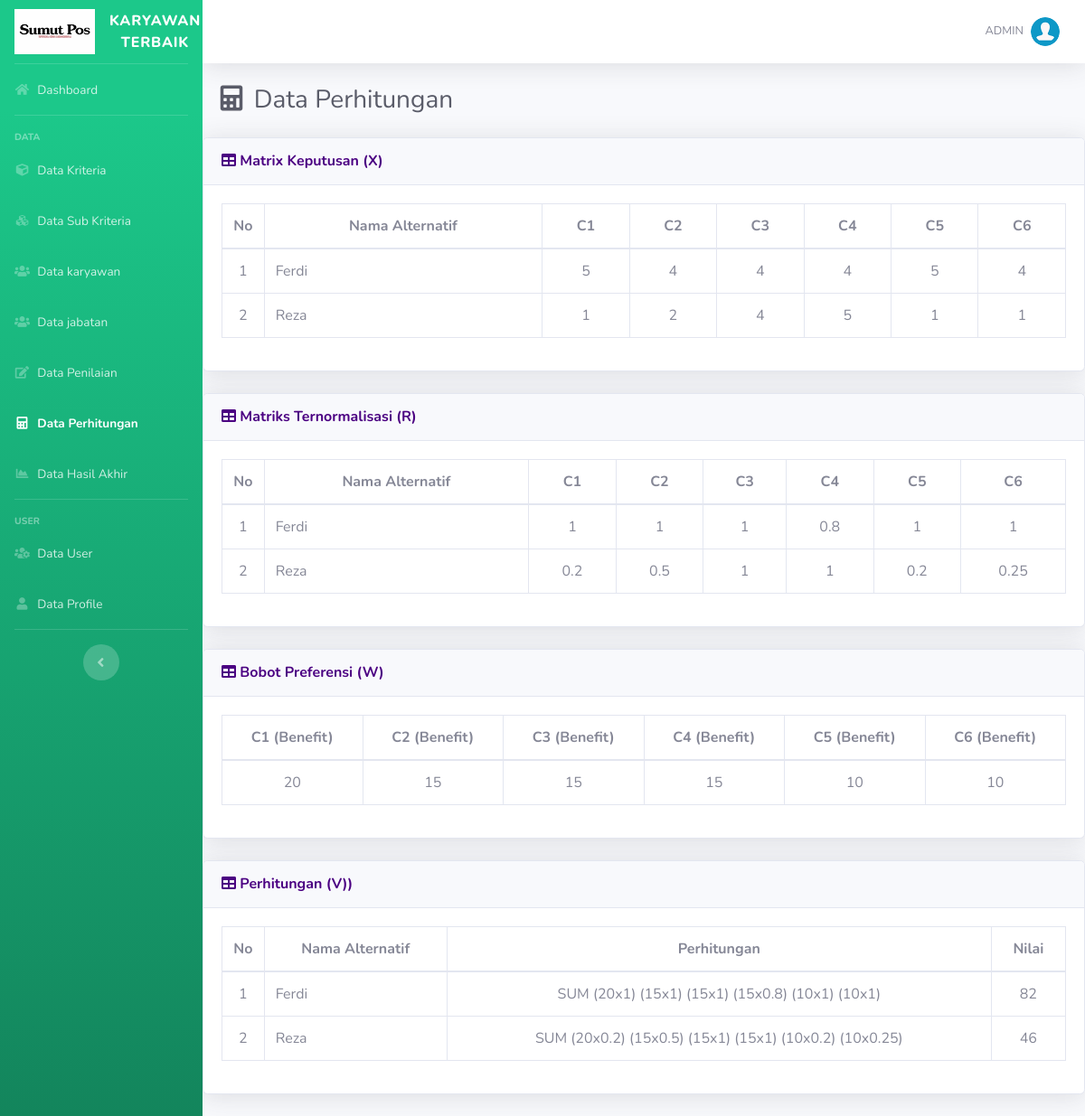
The page /perhitungan.php (signed in) on the database its author committed.
### tables this page shows
CREATE TABLE `kriteria` (
  `id_kriteria` int(11) NOT NULL,
  `kode_kriteria` varchar(10) NOT NULL,
  `nama` varchar(50) NOT NULL,
  `type` enum('Benefit','Cost') NOT NULL,
  `bobot` float NOT NULL,
  `ada_pilihan` tinyint(1) DEFAULT NULL
);

CREATE TABLE `alternatif` (
  `id_alternatif` int(11) NOT NULL,
  `nama` varchar(100) NOT NULL,
  `jabatan` varchar(150) NOT NULL
);

### includes/functions.php (called while the page is built, shortened)
<?php
function get_role() {
	if(isset($_SESSION['user_id']) && isset($_SESSION['role'])) {
		if($_SESSION['role'] == '1') {
			return 'admin';
		} else {
			return 'user';
		}
	} else {
		return false;
	}
}
?>

### perhitungan.php (the view, shortened to what this page needs)
<?php
require_once('includes/init.php');
$user_role = get_role();
if($user_role == 'admin') {
require_once('template/header.php');
mysqli_query($koneksi,"TRUNCATE TABLE hasil;");
$kriteria = array();
$q1 = mysqli_query($koneksi,"SELECT * FROM kriteria ORDER BY kode_kriteria ASC");
while($krit = mysqli_fetch_array($q1)){
	$kriteria[$krit['id_kriteria']]['id_kriteria'] = $krit['id_kriteria'];
	$kriteria[$krit['id_kriteria']]['kode_kriteria'] = $krit['kode_kriteria'];
	$kriteria[$krit['id_kriteria']]['nama'] = $krit['nama'];
	$kriteria[$krit['id_kriteria']]['type'] = $krit['type'];
	$kriteria[$krit['id_kriteria']]['bobot'] = $krit['bobot'];
	$kriteria[$krit['id_kriteria']]['ada_pilihan'] = $krit['ada_pilihan'];
}
$alternatif = array();
$q2 = mysqli_query($koneksi,"SELECT * FROM alternatif");
while($alt = mysqli_fetch_array($q2)){
	$alternatif[$alt['id_alternatif']]['id_alternatif'] = $alt['id_alternatif'];
	$alternatif[$alt['id_alternatif']]['nama'] = $alt['nama'];
}
?>
<div class="d-sm-flex align-items-center justify-content-between mb-4">
    <h1 class="h3 mb-0 text-gray-800">&nbsp;&nbsp;<i class="fas fa-fw fa-calculator"></i> Data Perhitungan</h1>
</div>
<div class="card shadow mb-4">
    <div class="card-header py-3">
        <h6 class="m-0 font-weight-bold" style="color: #4B0082;"><i class="fa fa-table"></i> Matrix Keputusan (X)</h6>
    </div>
    <div class="card-body">
		<div class="table-responsive">
			<table class="table table-bordered" width="100%" cellspacing="0">
				<thead class="bg-purple">
					<tr align="center">
						<th width="5%" rowspan="2">No</th>
						<th>Nama Alternatif</th>
						<?php foreach ($kriteria as $key): ?>
							<th><?= $key['kode_kriteria'] ?></th>
						<?php endforeach ?>
					</tr>
				</thead>
				<tbody>
					<?php
						$no=1;
						foreach ($alternatif as $keys): ?>
					<tr align="center">
						<td><?= $no; ?></td>
						<td align="left"><?= $keys['nama'] ?></td>
						<?php foreach ($kriteria as $key): ?>
						<td>
						<?php
							if($key['ada_pilihan']==1){
								$q4 = mysqli_query($koneksi,"SELECT sub_kriteria.nilai FROM penilaian JOIN sub_kriteria WHERE penilaian.nilai=sub_kriteria.id_sub_kriteria AND penilaian.id_alternatif='$keys[id_alternatif]' AND penilaian.id_kriteria='$key[id_kriteria]'");
								$data = mysqli_fetch_array($q4);
								echo $data['nilai'];
							}else{
								$q4 = mysqli_query($koneksi,"SELECT nilai FROM penilaian WHERE id_alternatif='$keys[id_alternatif]' AND id_kriteria='$key[id_kriteria]'");
								$data = mysqli_fetch_array($q4);
								echo $data['nilai'];
							}
						?>
						</td>
						<?php endforeach ?>
					</tr>
					<?php
						$no++;
						endforeach
					?>
				</tbody>
			</table>
		</div>
	</div>
</div>
<div class="card shadow mb-4">
    <div class="card-header py-3">
        <h6 class="m-0 font-weight-bold" style="color: #4B0082;"><i class="fa fa-table"></i> Matriks Ternormalisasi (R)</h6>
    </div>
    <div class="card-body">
		<div class="table-responsive">
			<table class="table table-bordered" width="100%" cellspacing="0">
				<thead class="bg-purple">
					<tr align="center">
						<th width="5%" rowspan="2">No</th>
						<th>Nama Alternatif</th>
						<?php foreach ($kriteria as $key): ?>
							<th><?= $key['kode_kriteria'] ?></th>
						<?php endforeach ?>
					</tr>
				</thead>
				<tbody>
					<?php
						$no=1;
						foreach ($alternatif as $keys): ?>
					<tr align="center">
						<td><?= $no; ?></td>
						<td align="left"><?= $keys['nama'] ?></td>
						<?php foreach ($kriteria as $key): ?>
						<td>
						<?php
							if($key['ada_pilihan']==1){
								$q4 = mysqli_query($koneksi,"SELECT sub_kriteria.nilai FROM penilaian JOIN sub_kriteria WHERE penilaian.nilai=sub_kriteria.id_sub_kriteria AND penilaian.id_alternatif='$keys[id_alternatif]' AND penilaian.id_kriteria='$key[id_kriteria]'");
								$dt1 = mysqli_fetch_array($q4);
								$q5 = mysqli_query($koneksi,"SELECT MAX(sub_kriteria.nilai) as max, MIN(sub_kriteria.nilai) as min, kriteria.type FROM penilaian JOIN sub_kriteria ON penilaian.nilai=sub_kriteria.id_sub_kriteria JOIN kriteria ON penilaian.id_kriteria=kriteria.id_kriteria WHERE penilaian.id_kriteria='$key[id_kriteria]'");
								$dt2 = mysqli_fetch_array($q5);
								if($dt2['type']=="Benefit"){
									echo $dt1['nilai']/$dt2['max'];
								}else{
									echo $dt2['min']/$dt1['nilai'];
								}
							}
						?>
						</td>
						<?php endforeach ?>
					</tr>
					<?php
						$no++;
						endforeach
					?>
				</tbody>
			</table>
		</div>
	</div>
</div>
<div class="card shadow mb-4">
    <div class="card-header py-3">
        <h6 class="m-0 font-weight-bold" style="color: #4B0082;"><i class="fa fa-table"></i> Bobot Preferensi (W)</h6>
    </div>
    <div class="card-body">
		<div class="table-responsive">
			<table class="table table-bordered" width="100%" cellspacing="0">
				<thead class="bg-purple">
					<tr align="center">
						<?php foreach ($kriteria as $key): ?>
						<th><?= $key['kode_kriteria'] ?> (<?= $key['type'] ?>)</th>
						<?php endforeach ?>
					</tr>
				</thead>
				<tbody>
					<tr align="center">
						<?php foreach ($kriteria as $key): ?>
						<td>
						<?php
						echo $key['bobot'];
						?>
						</td>
						<?php endforeach ?>
					</tr>
				</tbody>
			</table>
		</div>
	</div>
</div>
<div class="card shadow mb-4">
    <div class="card-header py-3">
        <h6 class="m-0 font-weight-bold" style="color: #4B0082;"><i class="fa fa-table"></i> Perhitungan (V))</h6>
    </div>
    <div class="card-body">
		<div class="table-responsive">
			<table class="table table-bordered" width="100%" cellspacing="0">
				<thead class="bg-purple">
					<tr align="center">
						<th width="5%" rowspan="2">No</th>
						<th>Nama Alternatif</th>
						<th>Perhitungan</th>
						<th>Nilai</th>
					</tr>
				</thead>
				<tbody>
					<?php
						$no=1;
						foreach ($alternatif as $keys): ?>
					<tr align="center">
						<td><?= $no; ?></td>
						<td align="left"><?= $keys['nama'] ?></td>
						<td>
						SUM
						<?php
						$nilai_v = 0;
						foreach ($kriteria as $key):
							$bobot = $key['bobot'];
							if($key['ada_pilihan']==1){
								$q4 = mysqli_query($koneksi,"SELECT sub_kriteria.nilai FROM penilaian JOIN sub_kriteria WHERE penilaian.nilai=sub_kriteria.id_sub_kriteria AND penilaian.id_alternatif='$keys[id_alternatif]' AND penilaian.id_kriteria='$key[id_kriteria]'");
								$dt1 = mysqli_fetch_array($q4);
								$q5 = mysqli_query($koneksi,"SELECT MAX(sub_kriteria.nilai) as max, MIN(sub_kriteria.nilai) as min, kriteria.type FROM penilaian JOIN sub_kriteria ON penilaian.nilai=sub_kriteria.id_sub_kriteria JOIN kriteria ON penilaian.id_kriteria=kriteria.id_kriteria WHERE penilaian.id_kriteria='$key[id_kriteria]'");
								$dt2 = mysqli_fetch_array($q5);
								if($dt2['type']=="Benefit"){
									$nilai_r = $dt1['nilai']/$dt2['max'];
								}else{
									$nilai_r = $dt2['min']/$dt1['nilai'];
								}
							}
							$nilai_penjumlahan = $bobot*$nilai_r;
							$nilai_v += $nilai_penjumlahan;
							echo "(".$bobot."x".$nilai_r.") ";
						endforeach ?>
						</td>
						<td>
							<?php
								echo $nilai_v;
								mysqli_query($koneksi,"INSERT INTO hasil (id_hasil, id_alternatif, nilai) VALUES ('', '$keys[id_alternatif]', '$nilai_v')");
							?>
						</td>
					</tr>
					<?php
						$no++;
						endforeach
					?>
				</tbody>
			</table>
		</div>
	</div>
</div>
<?php
require_once('template/footer.php');
}
else {
	header('Location: login.php');
}
?>

### rows shown on the page
kriteria: kode_kriteria "C1", nilai "5", nilai "1", max "1", max "0.2", type "Benefit", bobot "20", nilai_r "1", nilai_r "0.2"
kriteria: kode_kriteria "C2", nilai "4", nilai "2", max "1", max "0.5", type "Benefit", bobot "15", nilai_r "1", nilai_r "0.5"
kriteria: kode_kriteria "C3", nilai "4", max "1", type "Benefit", bobot "15", nilai_r "1"
kriteria: kode_kriteria "C4", nilai "4", nilai "5", max "0.8", max "1", type "Benefit", bobot "15", nilai_r "0.8", nilai_r "1"
kriteria: kode_kriteria "C5", nilai "5", nilai "1", max "1", max "0.2", type "Benefit", bobot "10", nilai_r "1", nilai_r "0.2"
kriteria: kode_kriteria "C6", nilai "4", nilai "1", max "1", max "0.25", type "Benefit", bobot "10", nilai_r "1", nilai_r "0.25"
alternatif: nama "Ferdi", nilai_v "82"
alternatif: nama "Reza", nilai_v "46"

### other values the page prints
$_SESSION['username'] "ADMIN"
